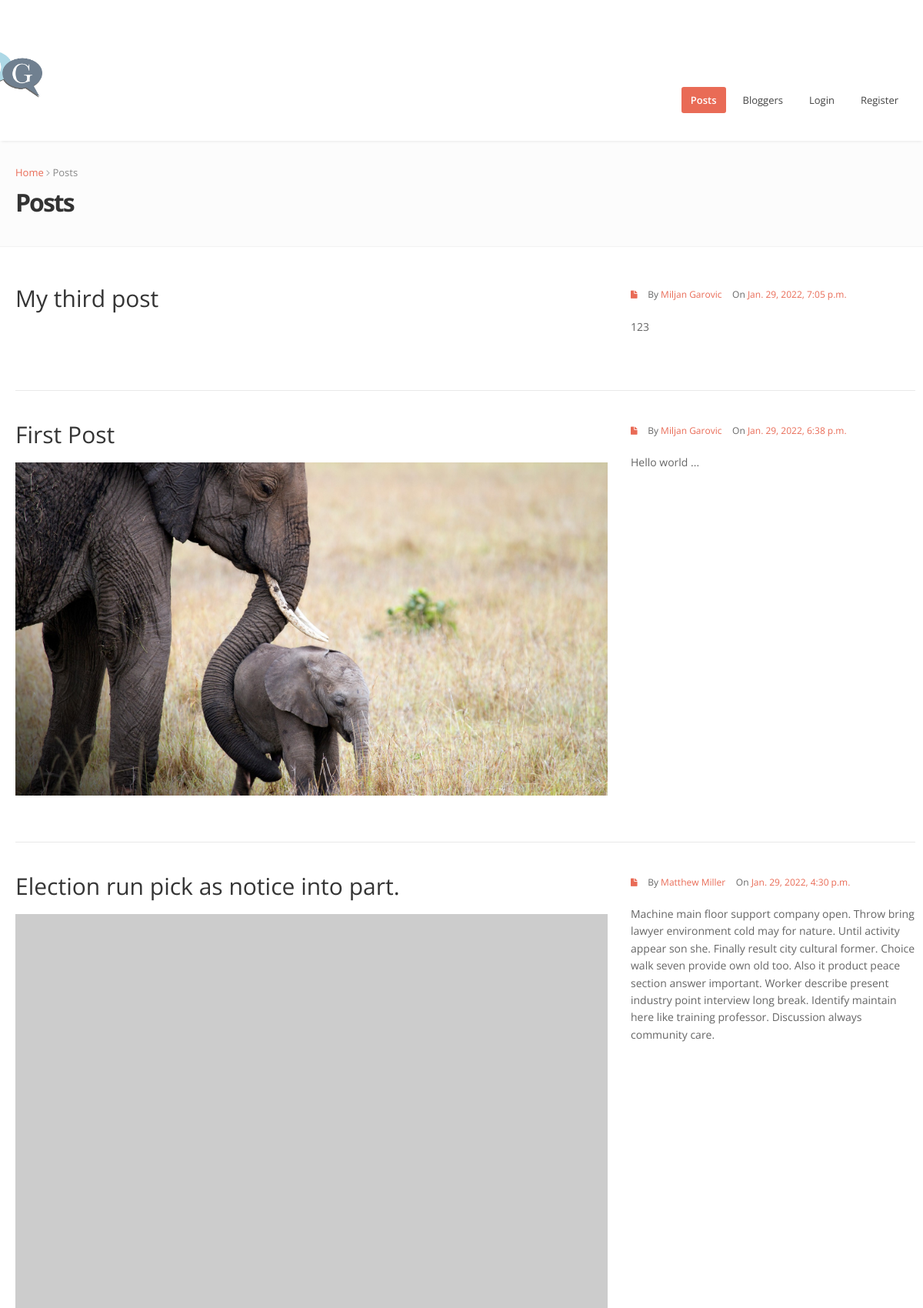
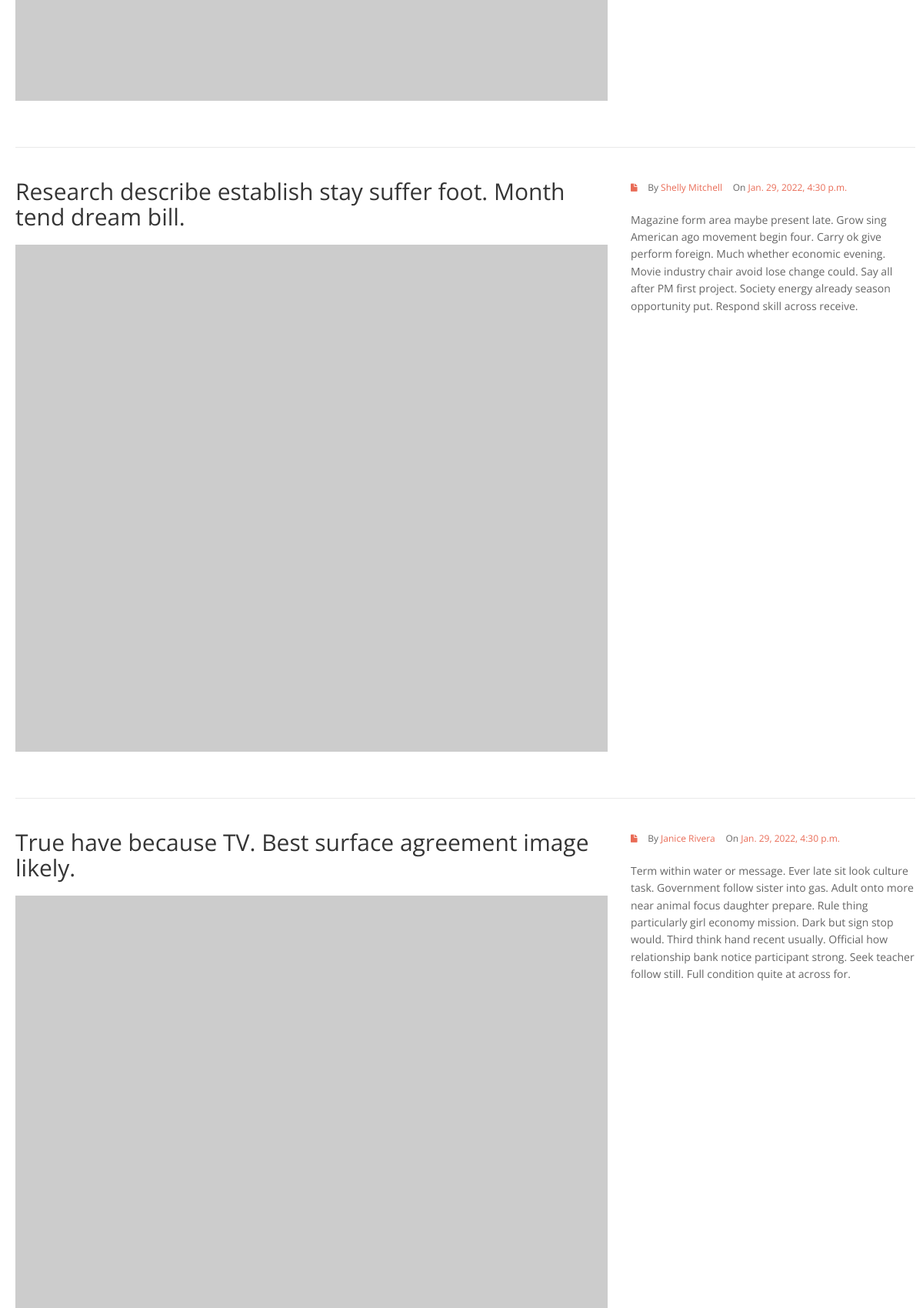
/projects/ (upper part), run on the app's committed database (2 pictures, top to bottom).
### projects/models.py (models this page shows, shortened)
class Project(models.Model):
    owner = models.ForeignKey(Profile,on_delete=models.SET_NULL,null=True,blank=True)
    title = models.CharField(max_length=150)
    description = models.TextField(null=True,blank=True) #null je database requirement a blank je  django(kada ga koristimo u formi) requirement
    featured_image = models.ImageField(null=True,blank=True,default='default.jpg') # slika ce se uplodovati u MEDIA_ROOT iz settings.py
    demo_link = models.CharField(max_length=2000,null=True,blank=True)
    source_link = models.CharField(max_length=2000,null=True,blank=True)
    created = models.DateTimeField(auto_now=True)
    id = models.UUIDField(default=uuid.uuid4,unique=True,primary_key=True,editable=False) #ovo polje ne moramo da unosimo
    class Meta:
        ordering= ['-created','title']
    @property
    def imageURL(self):
        try:
            url = self.featured_image.url
        except:
            url = ''
        return url

### users/models.py (models this page shows, shortened)
class Profile(models.Model):
    user = models.OneToOneField(User,on_delete=models.CASCADE,null=True,blank=True)
    name = models.CharField(max_length=200,blank=True,null=True)
    email = models.EmailField(max_length=500,blank=True,null=True)
    username = models.CharField(max_length=200,blank=True,null=True)
    location = models.CharField(max_length=300,blank=True,null=True)
    bio = models.TextField(blank=True,null=True)
    profile_image_link = models.CharField(null=True,blank=True,max_length=400)
    profile_image = models.ImageField(null=True,blank=True,upload_to='profiles/',default='profiles/user-default.png') #po defaultu ce se cuvati u root/static/images jer smo tako podesili u settings
    social_github = models.CharField(max_length=200, blank=True, null=True)
    social_twitter = models.CharField(max_length=200, blank=True, null=True)
    social_linkedin = models.CharField(max_length=200, blank=True, null=True)
    social_youtube = models.CharField(max_length=200, blank=True, null=True)
    social_website = models.CharField(max_length=200, blank=True, null=True)
    created = models.DateTimeField(auto_now=True)
    id = models.UUIDField(default=uuid.uuid4, unique=True, primary_key=True, editable=False)
    class Meta:
        ordering=['created']

### projects/views.py (the view)
# urls.py: path('projects/',include('projects.urls')),
def projects(request):
    projects=Project.objects.all()
    context = {
        'projects':projects,
    }
    return render(request,'projects/projects.html', context)

### projects/templates/projects/projects.html (shortened to what this page needs)
{% extends 'base.html' %}
{% load static %}
{% block posts_active %}active{% endblock %}
{% block content %}
    <section id="inner-headline">
        <div class="container">
            <div class="row">
                <div class="span12">
                    <div class="inner-heading">
                        <ul class="breadcrumb">
                            <li><a href="index.html">Home</a> <i class="icon-angle-right"></i></li>
                            <li class="active">Posts</li>
                        </ul>
                        <h2>Posts</h2>
                    </div>
                </div>
            </div>
        </div>
    </section>
    <section id="content">
        <div class="container">
            <div class="row">
                <div class="span12">
                    {% for post in projects %}
                        <article>
                            <div class="row">
                                <div class="span8">
                                    <div class="post-image">
                                        <div class="post-heading">
                                            <h3>{{ post.title }}</h3>
                                        </div>
                                        <img src='
                                                {% if 'https' in post.featured_image|slugify %}{{ post.featured_image }}{% else %}{{ post.imageURL }}{% endif %}'
                                             alt=""/>
                                    </div>
                                </div>
                                <div class="span4">
                                    <div class="meta-post">
                                        <ul>
                                            <li><i class="icon-file"></i></li>
                                            <li>By <a href="#" class="author">{{ post.owner.name }}</a></li>
                                            <li>On <a href="#" class="date">{{ post.created }}</a></li>
                                        </ul>
                                    </div>
                                    <div class="post-entry">
                                        <p>
                                            {{ post.description }}
                                        </p>
                                    </div>
                                </div>
                            </div>
                        </article>
                    {% endfor %}
                </div>
            </div>
        </div>
    </section>
{% endblock %}

### static/css/style.css (style rules this page uses)
body { font-family: 'Open Sans', sans-serif; font-size: 14px; font-weight: 400; line-height: 1.6em; color: #656565; }
a { color: #4b5056; }
.container { padding: 0 20px 0 20px; position: relative; }
.row { margin-bottom: 30px; }
.row .row { margin-bottom: 30px; }
#content { position: relative; background: #fff; border-top: 1px solid #f2f2f2; padding: 50px 0 0 0; }
#content img { max-width: 100%; height: auto; }
#inner-headline { background: #fcfcfc; position: relative; margin: 0; padding: 20px 0 10px; }
#inner-headline .inner-heading h2 { color: #333; margin: 0 0 0 0; font-size: 32px; font-weight: 700; letter-spacing: -2px; }
#inner-headline ul.breadcrumb { margin: 0; float: none; background: none; }
#inner-headline ul.breadcrumb li { margin-bottom: 0; padding-bottom: 0; }
#inner-headline ul.breadcrumb li { font-size: 13px; color: #888; text-shadow: none; }
#inner-headline ul.breadcrumb li i { color: #ababab; }
#inner-headline ul.breadcrumb li a { text-decoration: none; }
article { float: left; width: 100%; margin-bottom: 40px; border-bottom: 1px solid #e9e9e9; padding-bottom: 10px; }
article .post-heading h3 { margin-bottom: 20px; }
.post-image { margin-bottom: 20px; }
.meta-post { margin: 0 0 20px; padding: 0; }
.meta-post ul { list-style: none; margin: 0; }
.meta-post ul li { display: inline; margin-right: 10px; }
.meta-post ul li { font-size: 12px; }
[class^="icon-"], [class*=" icon-"] { color: #404040; }

### static/color/default.css (style rules this page uses)
#inner-headline ul.breadcrumb li a { color:#e96b56; }
.meta-post a,.meta-post ul li i { color: #e96b56; }

### static/css/overwrite.css (style rules this page uses)
h1, h2, h3, h4, h5, h6 { font-family:'Open Sans', sans-serif; color:#353535; font-weight:400; line-height:1.1em; margin-top:0; }
h2 { font-size:34px; margin-bottom:22px; }
h3 { font-size:30px; margin-bottom:22px; }
ul, ol { padding: 0; margin: 0 0 10px 25px; }
li { line-height: 1.6em; }
.breadcrumb { float:left; padding:10px 0 10px 0; margin:0; list-style: none; background: none; -webkit-border-radius: 0; -moz-border-radius: 0; border-radius: 0; }
.breadcrumb > li { display: inline-block; *display: inline; text-shadow: none; font-size:12px; *zoom: 1; margin:0; }
.breadcrumb > .active { color: #797979; }

### data on the page
Project: title "My third post", owner.name "Miljan Garovic", created "Jan. 29, 2022, 7:05 p.m.", description "123"
Project: title "First Post", featured_image (picture), owner.name "Miljan Garovic", created "Jan. 29, 2022, 6:38 p.m.", description "Hello world ..."
Project: title "Election run pick as notice into part.", owner.name "Matthew Miller", created "Jan. 29, 2022, 4:30 p.m.", description "Machine main floor support company open. Throw bring lawyer environment cold may for nature. Until activity appear son she. Finally result city cultural former. Choice walk seven provide own old too. Also it product peace section answer important. Worker describe present industry point interview long break. Identify maintain here like training professor. Discussion always community care."
Project: title "Research describe establish stay suffer foot. Month tend dream bill.", owner.name "Shelly Mitchell", created "Jan. 29, 2022, 4:30 p.m.", description "Magazine form area maybe present late. Grow sing American ago movement begin four. Carry ok give perform foreign. Much whether economic evening. Movie industry chair avoid lose change could. Say all after PM first project. Society energy already season opportunity put. Respond skill across receive."
Project: title "True have because TV. Best surface agreement image likely.", owner.name "Janice Rivera", created "Jan. 29, 2022, 4:30 p.m.", description "Term within water or message. Ever late sit look culture task. Government follow sister into gas. Adult onto more near animal focus daughter prepare. Rule thing particularly girl economy mission. Dark but sign stop would. Third think hand recent usually. Official how relationship bank notice participant strong. Seek teacher follow still. Full condition quite at across for."
